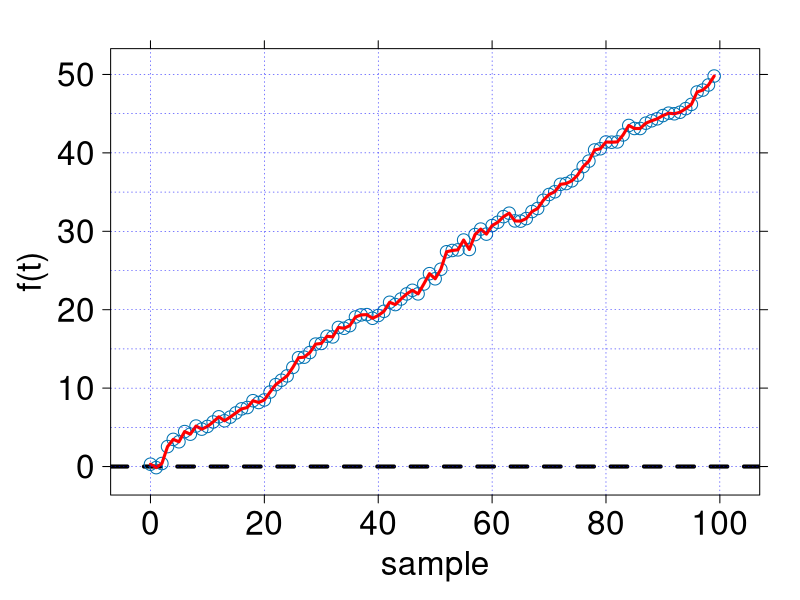
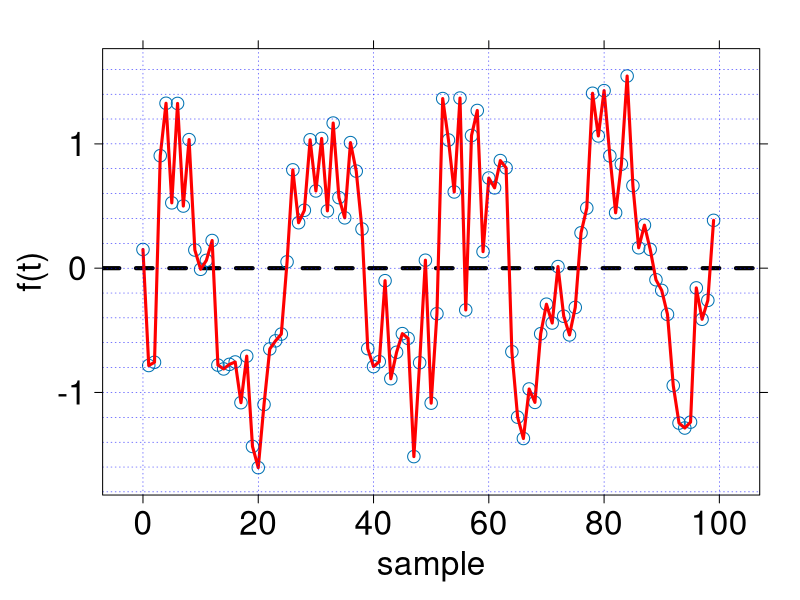
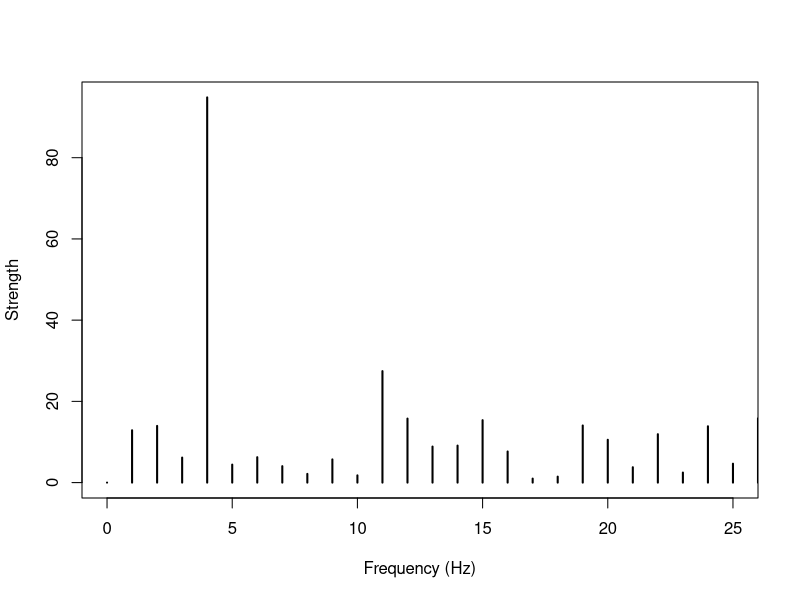

These charts were generated, in order, by the following R code:
#
#  White Gaussian Noise
#  from Razor 9DOF IMU data
#
#  Miguel Xochicale <perez.xochicale AT gmail.com>
#  University of Birmingham, UK
#  the 26th of May 2015

##################################################
# ref
# http://www.di.fc.ul.pt/~jpn/r/fourier/fourier.html


library(lattice) # for xyplot
library(stats) # for fft



plot.timeseries <- function(time.series) {

plot <- xyplot(time.series ~ 0: length(time.series),
#  plot <- xyplot( trajectory ~ ts,
                    col.line = c('red'), type = c("b"), lty=1, lwd=3,
                    pch=1, cex=1.5,
                    #         main=list(label=paste(patternN, "_", substr(filename_imuN,1,4)," acc",sep=""), cex=2.5),
                    xlab=list(label="sample", cex=2),
                    ylab=list(label="f(t)", cex=2),
                    scales=list(font=1, cex=2
                                #,y=list(at=seq(-2,2,1),limits=c(-2.1,2.1))
                                #x=list(at=seq(-5,5,2),limits=c(-7,7))
                    ),
                    abline=list(h=c(0),lwd=4,lty=2),


                    ##function to modify the grid pattern
                    panel=function(...) {
                      panel.xyplot(...)
                      panel.grid(h=-20, v=-1, col.line="blue", lwd=0.5, lty=3 )
                    }

  )
  print(plot)
}



# set.seed(101)
acq.freq <- 50                   # data acquisition (sample) frequency (Hz)
time     <- 2                  # measuring time interval (seconds)
w        <- 2*pi/time
ts       <- seq(0,time-1/acq.freq, 1/acq.freq) # vector of sampling time-points (s)
N_length <- length(ts)
f.0      <- 1/time


dc.component <- 0
component.strength <- c(1,1,1) # strength of signal components
component.freqs <- c(4,0,0)        # frequency of signal components (Hz)
component.delay <- c(0,0,0)         # delay of signal components (radians)


f   <- function(t,w) {
  dc.component + sum( component.strength * sin(component.freqs*w*t + component.delay))
}

sd.additivenoise <- 0.5    # additive noise standard deviation
mean.amplitude <- 0

trajectory <- sapply(ts, function(t) f(t,w)) +  rnorm(length(ts), mean = mean.amplitude, sd = sd.additivenoise)

trajectory <- trajectory + 25*ts # let's create a linear trend


x11(width = 5, height = 5, xpos = 0)
plot.timeseries(trajectory)


trend <- lm(trajectory ~ts)
detrended.trajectory <- trend$residuals

 plot.timeseries(detrended.trajectory)



plot.frequency.spectrum <- function(X.k, xlimits=c(0,length(X.k))) {
  plot.data  <- cbind(0:(length(X.k)-1), Mod(X.k))

  # TODO: why this scaling is necessary?
  plot.data[2:length(X.k),2] <- 2*plot.data[2:length(X.k),2]

  plot(plot.data, t="h", lwd=2, main="",
       xlab="Frequency (Hz)", ylab="Strength",
       xlim=xlimits, ylim=c(0,max(Mod(plot.data[,2]))))
}


# X.k <- fft(trajectory)
  X.k <- fft(detrended.trajectory)

x11(width = 5, height = 5, xpos = 500)
plot.frequency.spectrum(X.k,xlimits=c(0,acq.freq/2))


#graphics.off()
